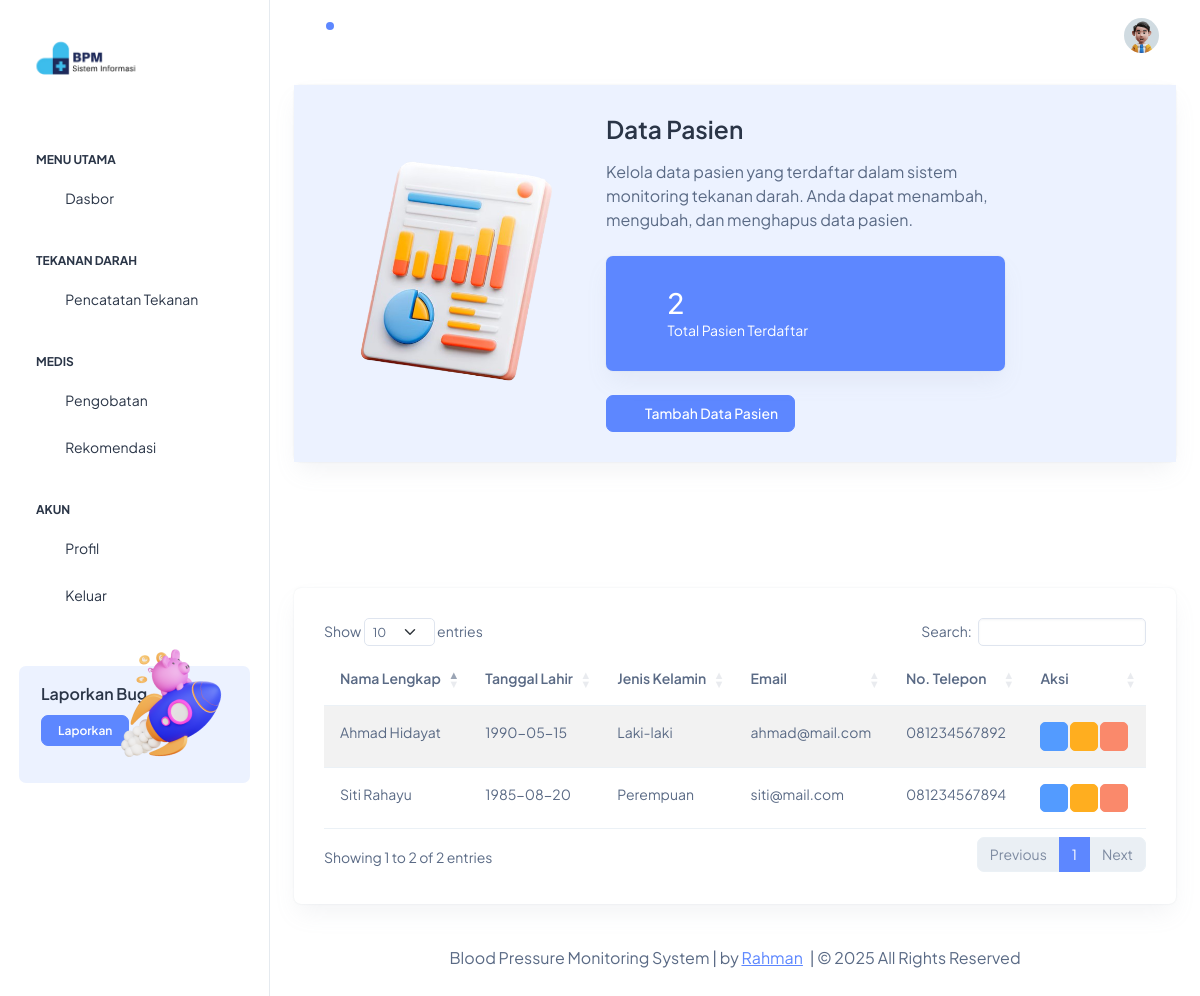
/App/Views/pasien.php (signed in), run on the app's committed database.
### tables this page shows
CREATE TABLE `patient_profiles` (
  `patient_id` int NOT NULL,
  `user_id` int DEFAULT NULL,
  `full_name` varchar(100) NOT NULL,
  `date_of_birth` date NOT NULL,
  `gender` enum('M','F') NOT NULL,
  `address` text,
  `phone_number` varchar(20) DEFAULT NULL,
  `emergency_contact` varchar(100) DEFAULT NULL,
  `emergency_phone` varchar(20) DEFAULT NULL,
  `medical_history` text
);

CREATE TABLE `users` (
  `user_id` int NOT NULL,
  `username` varchar(50) NOT NULL,
  `password` varchar(255) NOT NULL,
  `email` varchar(100) NOT NULL,
  `role` enum('admin','doctor','patient') NOT NULL,
  `created_at` timestamp NULL DEFAULT CURRENT_TIMESTAMP,
  `updated_at` timestamp NULL DEFAULT CURRENT_TIMESTAMP ON UPDATE CURRENT_TIMESTAMP
);

### App/Config/Database.php (called while the page is built, shortened)
<?php
class Database
{
    private $host = 'localhost';
    private $db_name = 'blood_pressure_monitoring';
    private $username = 'root';
    private $password = '';
    private $conn;
    private function connect()
    {
        try {
            $this->conn = new PDO(
                'mysql:host=' . $this->host . ';dbname=' . $this->db_name,
                $this->username,
                $this->password
            );
            $this->conn->setAttribute(PDO::ATTR_ERRMODE, PDO::ERRMODE_EXCEPTION);
            $this->conn->setAttribute(PDO::ATTR_DEFAULT_FETCH_MODE, PDO::FETCH_ASSOC);
        } catch (PDOException $e) {
            echo 'Connection Error: ' . $e->getMessage();
        }
    }
    public function query($query, $params = [])
    {
        $stmt = $this->conn->prepare($query);
        $stmt->execute($params);
        return $stmt;
    }
}

### App/Controllers/PasienController.php (called while the page is built, shortened)
<?php
require_once __DIR__ . '/../Models/PasienModel.php';
class PasienController
{
    private $pasienModel;
    public function __construct()
    {
        $this->pasienModel = new PasienModel();
    }
    public function getAllPatients()
    {
        return $this->pasienModel->getAllPatients();
    }
}

### App/Models/PasienModel.php (called while the page is built, shortened)
<?php
require_once __DIR__ . '/../Config/Database.php';
class PasienModel
{
    private $db;
    public function __construct()
    {
        $this->db = new Database();
    }
    public function getAllPatients()
    {
        $query = "SELECT p.*, u.email, u.username
                  FROM patient_profiles p
                  JOIN users u ON p.user_id = u.user_id
                  WHERE u.role = 'patient'";
        return $this->db->query($query)->fetchAll();
    }
}

### App/Views/pasien.php (the view, shortened to what this page needs)
<?php
require_once __DIR__ . '/../Controllers/PasienController.php';
$pasienController = new PasienController();
$patients = $pasienController->getAllPatients();
$totalPatients = count($patients);
?>
<!doctype html>
<html lang="en">
<head>
    <link rel="stylesheet" href="assets/css/styles.min.css" />
    <link rel="stylesheet" href="https://cdn.datatables.net/1.13.7/css/dataTables.bootstrap5.min.css">
    <link rel="stylesheet" href="https://cdn.datatables.net/responsive/2.5.0/css/responsive.bootstrap5.min.css">
</head>
<body>
    <div class="page-wrapper" id="main-wrapper" data-layout="vertical" data-navbarbg="skin6" data-sidebartype="full"
        data-sidebar-position="fixed" data-header-position="fixed">
        <?php include 'partials/sidebar.php'; ?>
        <div class="body-wrapper">
            <?php include 'partials/header.php'; ?>
            <div class="container-fluid">
                <div class="row">
                    <div class="col-12">
                        <div class="card w-100">
                            <div class="card-body bg-light-primary">
                                <div class="row align-items-center">
                                    <div class="col-lg-4">
                                        <img src="assets/images/data/data-dashboard.png" alt="Patient Statistics"
                                            class="img-fluid">
                                    </div>
                                    <div class="col-lg-6">
                                        <h3 class="fw-semibold mb-3">Data Pasien</h3>
                                        <p class="fs-4 mb-4">
                                            Kelola data pasien yang terdaftar dalam sistem monitoring tekanan darah.
                                            Anda dapat menambah, mengubah, dan menghapus data pasien.
                                        </p>
                                        <div class="card bg-primary text-white mb-4">
                                            <div class="card-body d-flex align-items-center">
                                                <i class="ti ti-users fs-6 me-3"></i>
                                                <div>
                                                    <h2 class="text-white mb-0"><?= $totalPatients ?></h2>
                                                    <p class="mb-0">Total Pasien Terdaftar</p>
                                                </div>
                                            </div>
                                        </div>
                                        <button class="btn btn-primary d-flex align-items-center" data-bs-toggle="modal"
                                            data-bs-target="#addPatientModal">
                                            <i class="ti ti-user-plus fs-5 me-2"></i>
                                            <span>Tambah Data Pasien</span>
                                        </button>
                                    </div>
                                </div>
                            </div>
                        </div>
                    </div>
                </div>
                <div class="row">
                    <div class="col-12">
                        <div class="card">
                            <div class="card-body">
                                <div class="table-responsive">
                                    <table id="patientTable" class="table table-striped dt-responsive nowrap w-100">
                                        <thead>
                                            <tr>
                                                <th>Nama Lengkap</th>
                                                <th>Tanggal Lahir</th>
                                                <th>Jenis Kelamin</th>
                                                <th>Email</th>
                                                <th>No. Telepon</th>
                                                <th>Aksi</th>
                                            </tr>
                                        </thead>
                                        <tbody>
                                            <?php foreach ($patients as $patient): ?>
                                                <tr>
                                                    <td><?= htmlspecialchars($patient['full_name']) ?></td>
                                                    <td><?= htmlspecialchars($patient['date_of_birth']) ?></td>
                                                    <td><?= htmlspecialchars($patient['gender'] == 'M' ? 'Laki-laki' : 'Perempuan') ?>
                                                    </td>
                                                    <td><?= htmlspecialchars($patient['email']) ?></td>
                                                    <td><?= htmlspecialchars($patient['phone_number']) ?></td>
                                                    <td>
                                                        <button type="button" class="btn btn-info btn-sm view-patient"
                                                            data-bs-toggle="modal" data-bs-target="#viewPatientModal"
                                                            data-patient='<?= json_encode($patient) ?>'>
                                                            <i class="ti ti-eye"></i>
                                                        </button>
                                                        <button type="button" class="btn btn-warning btn-sm edit-patient"
                                                            data-bs-toggle="modal" data-bs-target="#editPatientModal"
                                                            data-patient='<?= json_encode($patient) ?>'>
                                                            <i class="ti ti-edit"></i>
                                                        </button>
                                                        <button type="button" class="btn btn-danger btn-sm delete-patient"
                                                            data-bs-toggle="modal" data-bs-target="#deletePatientModal"
                                                            data-id="<?= $patient['patient_id'] ?>">
                                                            <i class="ti ti-trash"></i>
                                                        </button>
                                                    </td>
                                                </tr>
                                            <?php endforeach; ?>
                                        </tbody>
                                    </table>
                                </div>
                            </div>
                        </div>
                    </div>
                </div>
                <?php include 'partials/footer.php'; ?>
            </div>
        </div>
    </div>
</body>
</html>

### data on the page
patient_profiles: full_name "Ahmad Hidayat", date_of_birth "1990-05-15", gender "Laki-laki", user.email "ahmad@mail.com", phone_number "081234567892"
patient_profiles: full_name "Siti Rahayu", date_of_birth "1985-08-20", gender "Perempuan", user.email "siti@mail.com", phone_number "081234567894"

### other printed values
$totalPatients "2"
